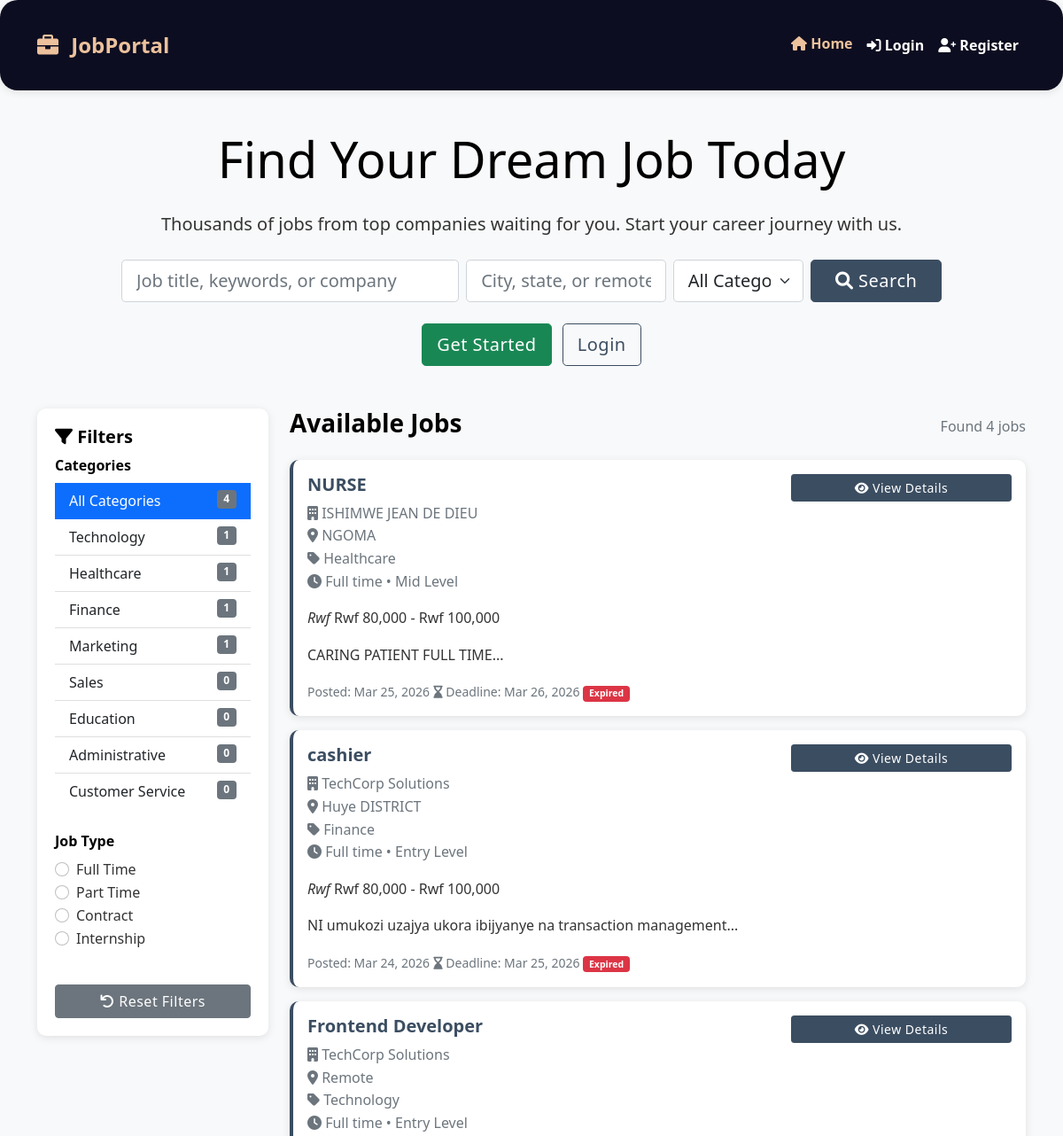
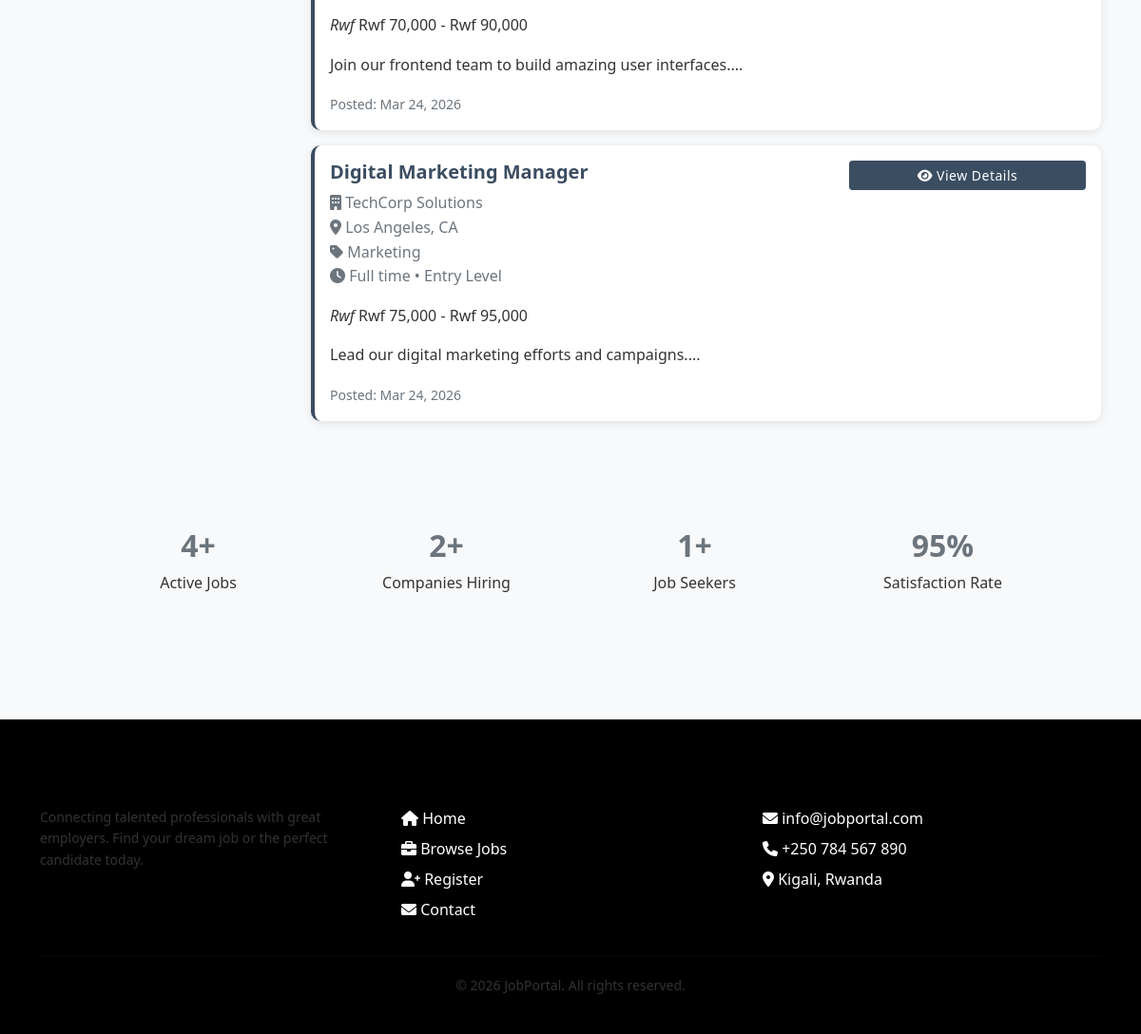
The page / on the database its author committed (2 pictures, top to bottom).
### tables this page shows
CREATE TABLE `categories` (
  `id` int(11) NOT NULL AUTO_INCREMENT,
  `name` varchar(50) NOT NULL,
  `description` text DEFAULT NULL,
  `status` enum('active','inactive') DEFAULT 'active',
  `created_at` timestamp NOT NULL DEFAULT current_timestamp(),
  PRIMARY KEY (`id`),
  UNIQUE KEY `name` (`name`)
);

CREATE TABLE `jobs` (
  `id` int(11) NOT NULL AUTO_INCREMENT,
  `employer_id` int(11) NOT NULL,
  `category_id` int(11) DEFAULT NULL,
  `title` varchar(100) NOT NULL,
  `description` text NOT NULL,
  `requirements` text NOT NULL,
  `salary` varchar(50) DEFAULT NULL,
  `location` varchar(100) DEFAULT NULL,
  `job_type` enum('full-time','part-time','contract','internship') DEFAULT 'full-time',
  `experience_level` enum('entry','mid','senior','lead') DEFAULT 'entry',
  `status` enum('open','closed','pending') DEFAULT 'pending',
  `start_date` date DEFAULT NULL,
  `end_date` date DEFAULT NULL,
  `created_at` timestamp NOT NULL DEFAULT current_timestamp(),
  `updated_at` timestamp NOT NULL DEFAULT current_timestamp() ON UPDATE current_timestamp(),
  PRIMARY KEY (`id`),
  KEY `employer_id` (`employer_id`),
  KEY `category_id` (`category_id`)
);

CREATE TABLE `users` (
  `id` int(11) NOT NULL AUTO_INCREMENT,
  `username` varchar(50) NOT NULL,
  `email` varchar(100) NOT NULL,
  `password` varchar(255) NOT NULL,
  `full_name` varchar(100) NOT NULL,
  `role` enum('admin','employer','applicant') DEFAULT 'applicant',
  `status` enum('active','inactive') DEFAULT 'active',
  `profile_image` varchar(255) DEFAULT NULL,
  `phone` varchar(20) DEFAULT NULL,
  `address` text DEFAULT NULL,
  `created_at` timestamp NOT NULL DEFAULT current_timestamp(),
  `updated_at` timestamp NOT NULL DEFAULT current_timestamp() ON UPDATE current_timestamp(),
  PRIMARY KEY (`id`),
  UNIQUE KEY `username` (`username`),
  UNIQUE KEY `email` (`email`)
);

### index.php (the view, shortened to what this page needs)
<?php
require_once 'includes/header.php';
$database = new Database();
$db = $database->getConnection();
$page = isset($_GET['page']) ? (int)$_GET['page'] : 1;
$limit = 10;
$offset = ($page - 1) * $limit;
$search = isset($_GET['search']) ? trim($_GET['search']) : '';
$category = isset($_GET['category']) ? (int)$_GET['category'] : 0;
$location = isset($_GET['location']) ? trim($_GET['location']) : '';
$job_type = isset($_GET['job_type']) ? $_GET['job_type'] : '';
$query = "SELECT j.*, c.name as category_name, u.full_name as employer_name
          FROM jobs j
          JOIN categories c ON j.category_id = c.id
          JOIN users u ON j.employer_id = u.id
          WHERE j.status = 'open'";
$count_query = "SELECT COUNT(*) as total
                FROM jobs j
                JOIN categories c ON j.category_id = c.id
                JOIN users u ON j.employer_id = u.id
                WHERE j.status = 'open'";
$query .= " ORDER BY j.created_at DESC LIMIT :limit OFFSET :offset";
$count_stmt = $db->prepare($count_query);
$count_stmt->execute();
$total_jobs = $count_stmt->fetch(PDO::FETCH_ASSOC)['total'];
$stmt = $db->prepare($query);
$stmt->bindValue(':limit', $limit, PDO::PARAM_INT);
$stmt->bindValue(':offset', $offset, PDO::PARAM_INT);
$stmt->execute();
$jobs = $stmt->fetchAll(PDO::FETCH_ASSOC);
$query = "SELECT c.*, COUNT(j.id) as job_count
          FROM categories c
          LEFT JOIN jobs j ON c.id = j.category_id AND j.status = 'open'
          GROUP BY c.id
          ORDER BY job_count DESC";
$stmt = $db->prepare($query);
$stmt->execute();
$categories = $stmt->fetchAll(PDO::FETCH_ASSOC);
$job_types = ['full-time' => 'Full Time', 'part-time' => 'Part Time', 'contract' => 'Contract', 'internship' => 'Internship'];
?>
<div class="container mt-4">
    <div class="row mb-5">
        <div class="col-md-10 mx-auto text-center">
            <h1 class="display-4 mb-4">Find Your Dream Job Today</h1>
            <p class="lead mb-4">Thousands of jobs from top companies waiting for you. Start your career journey with us.</p>
            <form method="GET" action="" class="mt-4">
                <div class="row g-2">
                    <div class="col-md-5">
                        <input type="text" class="form-control form-control-lg" name="search"
                            placeholder="Job title, keywords, or company"
                            value="<?php echo htmlspecialchars($search); ?>">
                    </div>
                    <div class="col-md-3">
                        <input type="text" class="form-control form-control-lg" name="location"
                            placeholder="City, state, or remote"
                            value="<?php echo htmlspecialchars($location); ?>">
                    </div>
                    <div class="col-md-2">
                        <select class="form-select form-select-lg" name="category">
                            <option value="0">All Categories</option>
                        </select>
                    </div>
                    <div class="col-md-2">
                        <button type="submit" class="btn btn-primary btn-lg w-100">
                            <i class="fas fa-search"></i> Search
                        </button>
                    </div>
                </div>
            </form>
            <?php if (!isLoggedIn()): ?>
                <div class="mt-4">
                    <a href="register.php" class="btn btn-success btn-lg me-2">Get Started</a>
                    <a href="login.php" class="btn btn-outline-primary btn-lg">Login</a>
                </div>
            <?php endif; ?>
        </div>
    </div>
    <div class="row">
        <div class="col-md-3">
            <div class="sidebar">
                <h5><i class="fas fa-filter"></i> Filters</h5>
                <div class="mb-4">
                    <label class="form-label fw-bold">Categories</label>
                    <div class="list-group list-group-flush">
                        <a href="?<?php echo http_build_query(array_merge($_GET, ['category' => 0, 'page' => 1])); ?>"
                            class="list-group-item list-group-item-action <?php echo $category == 0 ? 'active' : ''; ?>">
                            All Categories
                            <span class="badge bg-secondary float-end"><?php echo array_sum(array_column($categories, 'job_count')); ?></span>
                        </a>
                        <?php foreach ($categories as $cat): ?>
                            <a href="?<?php echo http_build_query(array_merge($_GET, ['category' => $cat['id'], 'page' => 1])); ?>"
                                class="list-group-item list-group-item-action <?php echo $category == $cat['id'] ? 'active' : ''; ?>">
                                <?php echo htmlspecialchars($cat['name']); ?>
                                <span class="badge bg-secondary float-end"><?php echo $cat['job_count']; ?></span>
                            </a>
                        <?php endforeach; ?>
                    </div>
                </div>
                <div class="mb-4">
                    <label class="form-label fw-bold">Job Type</label>
                    <?php foreach ($job_types as $type_key => $type_name): ?>
                        <div class="form-check">
                            <input class="form-check-input" type="radio" name="job_type_filter"
                                id="job_type_<?php echo $type_key; ?>"
                                value="<?php echo $type_key; ?>"
                                <?php echo $job_type == $type_key ? 'checked' : ''; ?>
                                onchange="window.location.href='?' + new URLSearchParams({...Object.fromEntries(new URLSearchParams(window.location.search)), job_type: this.checked ? this.value : '', page: 1}).toString()">
                            <label class="form-check-label" for="job_type_<?php echo $type_key; ?>">
                                <?php echo $type_name; ?>
                            </label>
                        </div>
                    <?php endforeach; ?>
                </div>
                <a href="index.php" class="btn btn-secondary w-100 mt-3">
                    <i class="fas fa-undo"></i> Reset Filters
                </a>
            </div>
        </div>
        <div class="col-md-9">
            <div class="d-flex justify-content-between align-items-center mb-3">
                <h3>Available Jobs</h3>
                <p class="text-muted mb-0">Found <?php echo $total_jobs; ?> job<?php echo $total_jobs != 1 ? 's' : ''; ?></p>
            </div>
            <?php if (empty($jobs)): ?>
                <div class="alert alert-info text-center py-5">
                    <i class="fas fa-inbox fa-3x mb-3"></i>
                    <h5>No jobs found</h5>
                    <p>Try adjusting your search filters or check back later for new opportunities.</p>
                    <a href="index.php" class="btn btn-primary">Clear Filters</a>
                </div>
            <?php else: ?>
                <?php foreach ($jobs as $job): ?>
                    <div class="card mb-3 job-card">
                        <div class="card-body">
                            <div class="row">
                                <div class="col-md-8">
                                    <h5 class="card-title">
                                        <a href="view_job.php?id=<?php echo $job['id']; ?>" class="text-decoration-none">
                                            <?php echo htmlspecialchars($job['title']); ?>
                                        </a>
                                    </h5>
                                    <p class="card-text text-muted">
                                        <i class="fas fa-building"></i> <?php echo htmlspecialchars($job['employer_name']); ?>
                                        <br>
                                        <i class="fas fa-map-marker-alt"></i> <?php echo htmlspecialchars($job['location'] ?: 'Remote'); ?>
                                        <br>
                                        <i class="fas fa-tag"></i> <?php echo htmlspecialchars($job['category_name']); ?>
                                        <br>
                                        <i class="fas fa-clock"></i> <?php echo ucfirst(str_replace('-', ' ', $job['job_type'])); ?> •
                                        <?php echo ucfirst($job['experience_level']); ?> Level
                                    </p>
                                    <?php if ($job['salary']): ?>
                                        <p class="card-text">
                                            <i> Rwf </i> <?php echo htmlspecialchars($job['salary']); ?>
                                        </p>
                                    <?php endif; ?>
                                    <p class="card-text">
                                        <?php echo substr(htmlspecialchars($job['description']), 0, 150); ?>...
                                    </p>
                                    <small class="text-muted">Posted: <?php echo date('M d, Y', strtotime($job['created_at'])); ?></small>
                                    <?php if ($job['end_date']): ?>
                                        <small class="text-muted">
                                            <i class="fas fa-hourglass-end"></i>
                                            Deadline: <?php echo date('M d, Y', strtotime($job['end_date'])); ?>
                                            <?php if (strtotime($job['end_date']) < time()): ?>
                                                <span class="badge bg-danger">Expired</span>
                                            <?php endif; ?>
                                        </small>
                                    <?php endif; ?>
                                </div>
                                <div class="col-md-4 text-end">
                                    <a href="view_job.php?id=<?php echo $job['id']; ?>" class="btn btn-primary btn-sm w-100 mb-2">
                                        <i class="fas fa-eye"></i> View Details
                                    </a>
                                </div>
                            </div>
                        </div>
                    </div>
                <?php endforeach; ?>
            <?php endif; ?>
        </div>
    </div>
    <div class="row bg-light p-5 rounded mt-5">
        <div class="col-md-3 text-center mb-3">
            <h2 class="text-secondary"><?php echo number_format($total_jobs); ?>+</h2>
            <p>Active Jobs</p>
        </div>
        <div class="col-md-3 text-center mb-3">
            <?php
            $company_count = $db->query("SELECT COUNT(DISTINCT employer_id) as count FROM jobs WHERE status = 'open'")->fetch(PDO::FETCH_ASSOC)['count'];
            ?>
            <h2 class="text-secondary"><?php echo number_format($company_count); ?>+</h2>
            <p>Companies Hiring</p>
        </div>
        <div class="col-md-3 text-center mb-3">
            <?php
            $applicant_count = $db->query("SELECT COUNT(*) as count FROM users WHERE role = 'applicant'")->fetch(PDO::FETCH_ASSOC)['count'];
            ?>
            <h2 class="text-secondary"><?php echo number_format($applicant_count); ?>+</h2>
            <p>Job Seekers</p>
        </div>
        <div class="col-md-3 text-center mb-3">
            <h2 class="text-secondary">95%</h2>
            <p>Satisfaction Rate</p>
        </div>
    </div>
</div>
<?php require_once 'includes/footer.php'; ?>

### rows shown on the page
categories: name "Technology", job_count "1"
categories: name "Healthcare", job_count "1"
categories: name "Finance", job_count "1"
categories: name "Marketing", job_count "1"
categories: name "Sales", job_count "0"
categories: name "Education", job_count "0"
categories: name "Administrative", job_count "0"
categories: name "Customer Service", job_count "0"
jobs: title "NURSE", employer.full_name "ISHIMWE JEAN DE DIEU", location "NGOMA", category.name "Healthcare", job_type "Full time", experience_level "Mid", salary "Rwf 80,000 - Rwf 100,000", description "CARING PATIENT FULL TIME", created_at "Mar 25, 2026", end_date "Mar 26, 2026", shows "Expired"
jobs: title "cashier", employer.full_name "TechCorp Solutions", location "Huye DISTRICT", category.name "Finance", job_type "Full time", experience_level "Entry", salary "Rwf 80,000 - Rwf 100,000", description "NI umukozi uzajya ukora ibijyanye na transaction management", created_at "Mar 24, 2026", end_date "Mar 25, 2026", shows "Expired"
jobs: title "Frontend Developer", employer.full_name "TechCorp Solutions", location "Remote", category.name "Technology", job_type "Full time", experience_level "Entry", salary "Rwf 70,000 - Rwf 90,000", description "Join our frontend team to build amazing user interfaces.", created_at "Mar 24, 2026"
jobs: title "Digital Marketing Manager", employer.full_name "TechCorp Solutions", location "Los Angeles, CA", category.name "Marketing", job_type "Full time", experience_level "Entry", salary "Rwf 75,000 - Rwf 95,000", description "Lead our digital marketing efforts and campaigns.", created_at "Mar 24, 2026"

### other values the page prints
SITE_NAME "JobPortal"
array_sum(array_column($categories, 'job_count')) "4"
$type_name "Full Time"
$type_name "Part Time"
$type_name "Contract"
$type_name "Internship"
$total_jobs "4"
$company_count "2"
$applicant_count "1"
SITE_NAME "jobportal"
